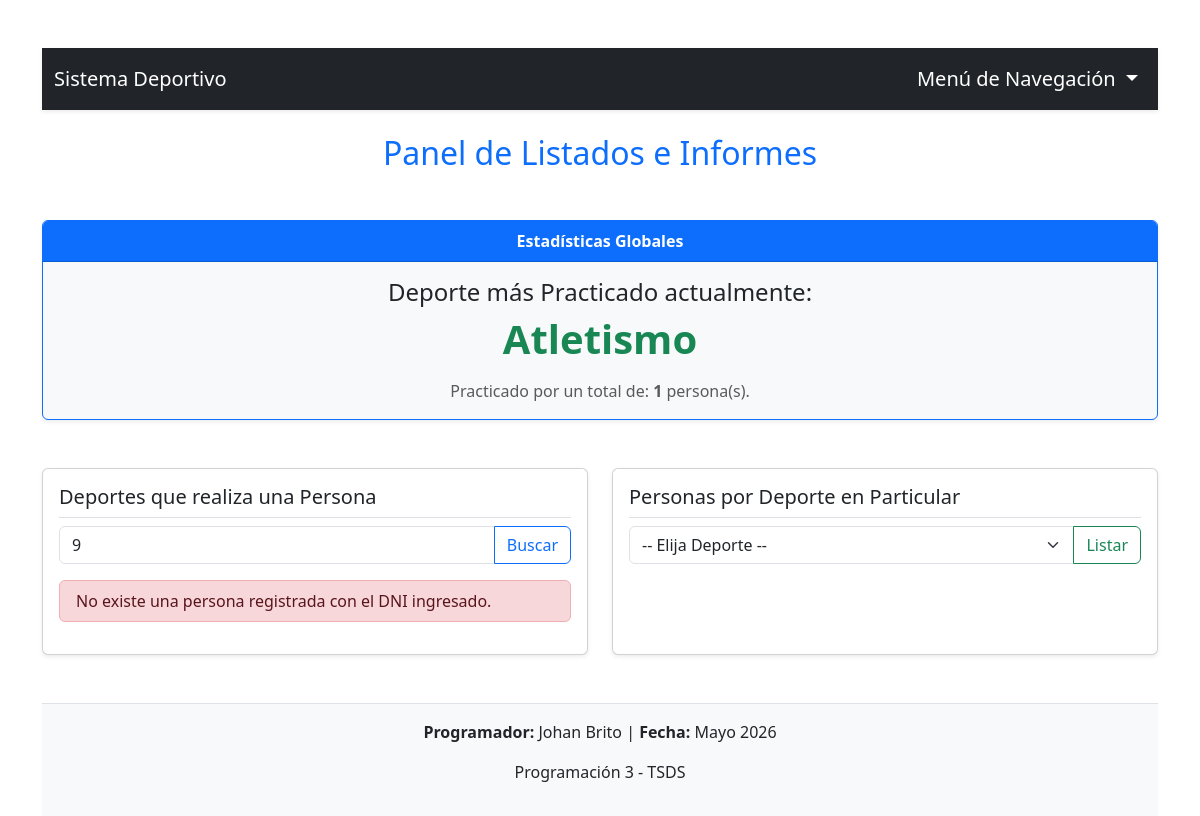
/Desafio/listado.php?dni_buscar=9, run on an earlier commit of the app's database.
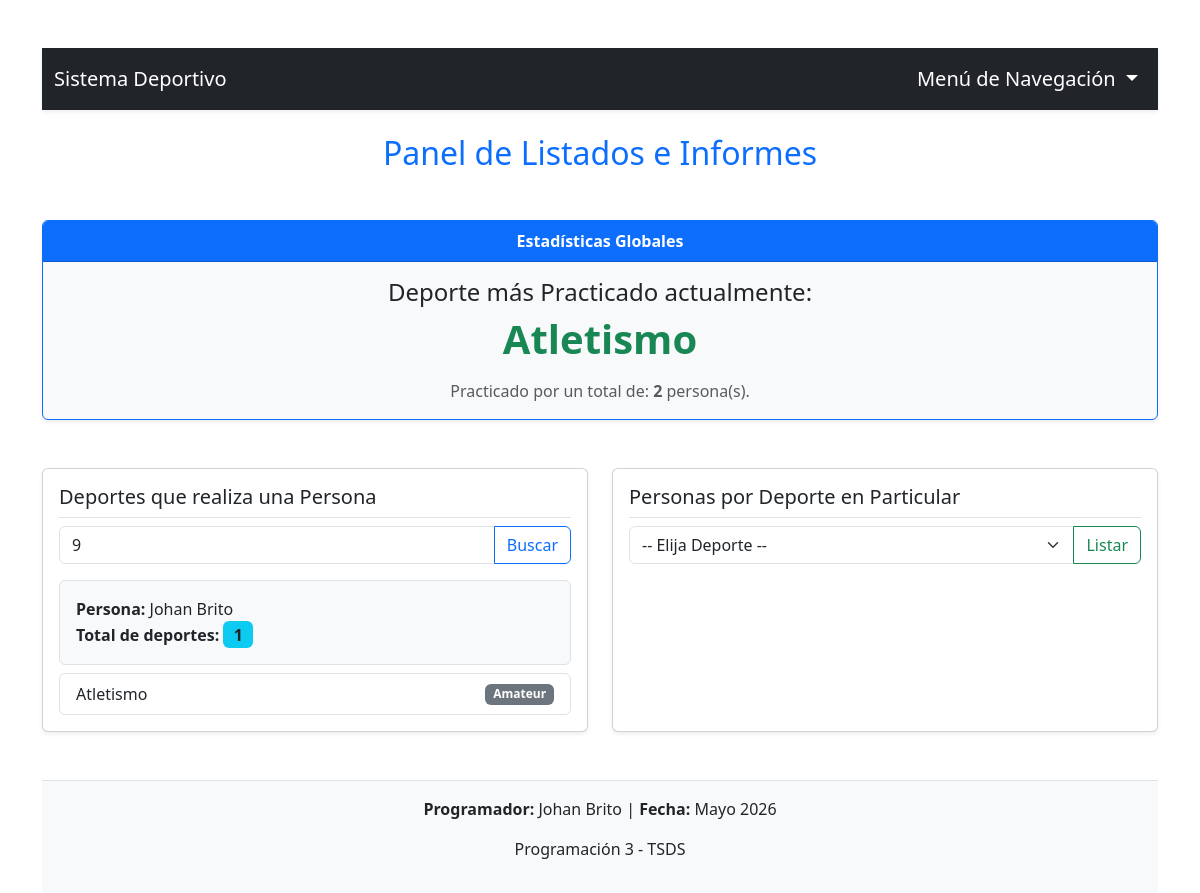
And on a later commit of the database.
### tables this page shows
CREATE TABLE `persona` (
  `id` int(11) NOT NULL,
  `dni` varchar(20) NOT NULL,
  `nombre` varchar(100) NOT NULL,
  `edad` int(11) NOT NULL,
  `genero` varchar(50) DEFAULT NULL
);

CREATE TABLE `deporte` (
  `id` int(11) NOT NULL,
  `nombre` varchar(100) NOT NULL,
  `descripcion` text DEFAULT NULL,
  `categoria` enum('amateur','profesional') NOT NULL
);

### Desafio/listado.php (the view, shortened to what this page needs)
<?php
include("conexion.php");
$dni_buscado = "";
$deportes_por_dni = null;
$cant_deportes = 0;
$nombre_persona_dni = "";
if (isset($_GET["dni_buscar"]) && !empty($_GET["dni_buscar"])) {
    $dni_buscado = $_GET["dni_buscar"];
    $q_per = "SELECT nombre FROM persona WHERE dni = '$dni_buscado'";
    $res_per = mysqli_query($enlace, $q_per);
    if($res_per && mysqli_num_rows($res_per) > 0) {
        $p_data = mysqli_fetch_assoc($res_per);
        $nombre_persona_dni = $p_data['nombre'];
        $dnibuscar = "SELECT d.nombre, d.categoria
                        FROM realiza r
                        INNER JOIN persona p ON r.persona_id = p.id
                        INNER JOIN deporte d ON r.deporte_id = d.id
                        WHERE p.dni = '$dni_buscado'";
        $deportes_por_dni = mysqli_query($enlace, $dnibuscar);
        $cant_deportes = mysqli_num_rows($deportes_por_dni);
    } else {
        $nombre_persona_dni = "No encontrada";
    }
}
$deportemas = "SELECT d.nombre, COUNT(r.deporte_id) as total
                FROM realiza r
                INNER JOIN deporte d ON r.deporte_id = d.id
                GROUP BY r.deporte_id
                ORDER BY total DESC
                LIMIT 1";
$res_4c = mysqli_query($enlace, $deportemas);
$deporte_top = ($res_4c && mysqli_num_rows($res_4c) > 0) ? mysqli_fetch_assoc($res_4c) : null;
?>
<!DOCTYPE html>
<html lang="es">
<head>
    <link href="https://cdn.jsdelivr.net/npm/bootstrap@5.3.0/dist/css/bootstrap.min.css" rel="stylesheet">
</head>
<body class="container mt-5">
    <?php include("menu.php"); ?>
    <h2 class="text-center mb-5 text-primary">Panel de Listados e Informes</h2>
    <div class="row mb-5">
        <div class="col-12">
            <div class="card text-center bg-light shadow-sm border-primary">
                <div class="card-header bg-primary text-white">
                    <strong>Estadísticas Globales</strong>
                </div>
                <div class="card-body">
                    <h4 class="card-title">Deporte más Practicado actualmente:</h4>
                    <?php if ($deporte_top): ?>
                        <p class="display-6 text-success fw-bold"><?php echo $deporte_top['nombre']; ?></p>
                        <p class="card-text text-muted">Practicado por un total de: <strong><?php echo $deporte_top['total']; ?></strong> persona(s).</p>
                    <?php else: ?>
                        <p class="text-muted">Aún no hay ningún vínculo guardado en el sistema.</p>
                    <?php endif; ?>
                </div>
            </div>
        </div>
    </div>
    <div class="row g-4">
        <div class="col-md-6">
            <div class="card h-100 shadow-sm">
                <div class="card-body">
                    <h5 class="card-title border-bottom pb-2">Deportes que realiza una Persona</h5>
                    <form action="" method="GET" class="mb-3">
                        <div class="input-group">
                            <input type="text" name="dni_buscar" class="form-control" placeholder="Ingrese DNI..." required value="<?php echo htmlspecialchars($dni_buscado); ?>">
                            <button class="btn btn-outline-primary" type="submit">Buscar</button>
                        </div>
                    </form>
                    <?php if (!empty($dni_buscado)): ?>
                        <?php if ($nombre_persona_dni == "No encontrada"): ?>
                            <div class="alert alert-danger py-2">No existe una persona registrada con el DNI ingresado.</div>
                        <?php else: ?>
                            <div class="bg-light p-3 rounded mb-2 border">
                                <strong>Persona:</strong> <?php echo $nombre_persona_dni; ?><br>
                                <strong>Total de deportes:</strong> <span class="badge bg-info text-dark fs-6"><?php echo $cant_deportes; ?></span>
                            </div>
                            <?php if ($cant_deportes > 0): ?>
                                <ul class="list-group">
                                    <?php while ($dep = mysqli_fetch_assoc($deportes_por_dni)): ?>
                                        <li class="list-group-item d-flex justify-content-between align-items-center">
                                            <?php echo $dep['nombre']; ?>
                                            <span class="badge bg-secondary"><?php echo ucfirst($dep['categoria']); ?></span>
                                        </li>
                                    <?php endwhile; ?>
                                </ul>
                            <?php else: ?>
                                <p class="text-muted italic small mt-2">Esta persona aún no tiene deportes asignados.</p>
                            <?php endif; ?>
                        <?php endif; ?>
                    <?php endif; ?>
                </div>
            </div>
        </div>
        <div class="col-md-6">
            <div class="card h-100 shadow-sm">
                <div class="card-body">
                    <h5 class="card-title border-bottom pb-2">Personas por Deporte en Particular</h5>
                    <form action="" method="GET" class="mb-3">
                        <div class="input-group">
                            <select name="deporte_id" class="form-select" required>
                                <option value="" disabled selected>-- Elija Deporte --</option>
                            </select>
                            <button class="btn btn-outline-success" type="submit">Listar</button>
                        </div>
                    </form>
                </div>
            </div>
        </div>
    </div>
    <footer class="mt-5 py-3 bg-light text-center border-top">
        <p><strong>Programador:</strong> Johan Brito | <strong>Fecha:</strong> Mayo 2026</p>
        <p>Programación 3 - TSDS</p>
    </footer>
</body>
</html>

### Desafio/menu.php (shortened to what this page needs)
<nav class="navbar navbar-expand-lg navbar-dark bg-dark mb-4 shadow-sm">
    <div class="container">
        <a class="navbar-brand" href="#">Sistema Deportivo</a>
        <div class="collapse navbar-collapse justify-content-end" id="menuPrincipal">
            <ul class="navbar-nav">
                <li class="nav-item dropdown">
                    <a class="nav-link dropdown-toggle text-white fs-5" href="#" id="navbarDropdown" role="button" data-bs-toggle="dropdown" aria-expanded="false">
                        Menú de Navegación
                    </a>
                </li>
            </ul>
        </div>
    </div>
</nav>

What changed in the data, as far as the page shows it:
now on this page (row edited): persona: nombre "Johan Brito"
now on this page (row unchanged): deporte: nombre "Atletismo", categoria "Amateur"
Also different on the page:
$deporte_top['total']: "1" → "2"
$cant_deportes: (not shown) → "1"
text no longer shown: "No existe una persona registrada con el DNI ingresado."
text now shown: "Persona: Total de deportes:"
